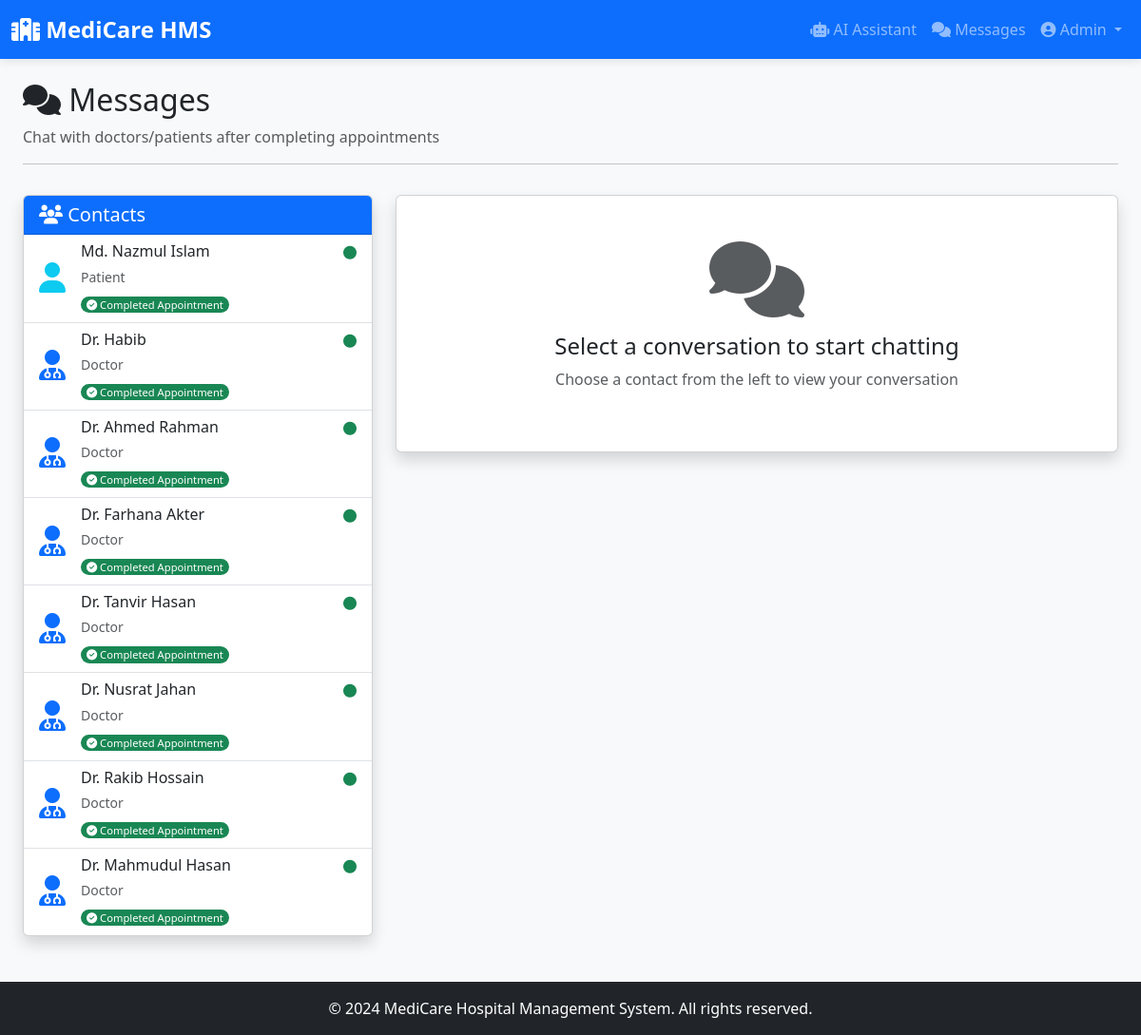
The app's page /chat/ (signed in) with its own data.
### models/user.py (models this page shows, shortened)
class User(UserMixin, db.Model):
    __tablename__ = 'users'
    id = db.Column(db.Integer, primary_key=True)
    name = db.Column(db.String(100), nullable=False)
    email = db.Column(db.String(120), unique=True, nullable=False)
    password = db.Column(db.String(255), nullable=False)
    role = db.Column(db.String(20), nullable=False)  # admin, doctor, patient
    created_at = db.Column(db.DateTime, default=datetime.utcnow)
    is_active = db.Column(db.Boolean, default=True)
    doctor_profile = db.relationship('Doctor', backref='user', uselist=False, cascade='all, delete-orphan')
    patient_profile = db.relationship('Patient', backref='user', uselist=False, cascade='all, delete-orphan')
    notifications = db.relationship('Notification', backref='user', lazy='dynamic', cascade='all, delete-orphan')

### routes/chat.py (the view)
@chat_bp.route('/')
@login_required
def index():
    authorized_contacts = get_authorized_contacts()
    authorized_ids = [c.id for c in authorized_contacts]
    sent = db.session.query(Message.receiver_id).filter_by(sender_id=current_user.id).distinct()
    received = db.session.query(Message.sender_id).filter_by(receiver_id=current_user.id).distinct()
    contact_ids = set([r[0] for r in sent] + [r[0] for r in received])
    if current_user.role != 'admin':
        contact_ids = contact_ids.intersection(set(authorized_ids))
    contact_ids.update(authorized_ids)
    if contact_ids:
        contacts = User.query.filter(User.id.in_(contact_ids)).all()
    else:
        contacts = []
    return render_template('chat.html', contacts=contacts)

### app.py (called while the page is built)
@login_manager.user_loader
def load_user(user_id):
    return User.query.get(int(user_id))

### routes/chat.py (called while the page is built, shortened)
def get_authorized_contacts():
    contacts = []
    if current_user.role == 'patient':
        patient = Patient.query.filter_by(user_id=current_user.id).first()
        if patient:
            completed_appointments = Appointment.query.filter_by(
                patient_id=patient.id,
                status='completed'
            ).all()
            doctor_ids = list(set([apt.doctor_id for apt in completed_appointments]))
            if doctor_ids:
                doctors = Doctor.query.filter(Doctor.id.in_(doctor_ids)).all()
                contacts = [d.user for d in doctors]
    elif current_user.role == 'admin':
        contacts = User.query.filter(User.id != current_user.id).all()
    return contacts

### templates/chat.html (shortened to what this page needs)
{% extends 'base.html' %}
{% block content %}
<div class="container-fluid mt-4">
    <div class="row mb-3">
        <div class="col-12">
            <h2><i class="fas fa-comments"></i> Messages</h2>
            <p class="text-muted">Chat with doctors/patients after completing appointments</p>
            <hr>
        </div>
    </div>
    <div class="row">
        <div class="col-md-4">
            <div class="card shadow">
                <div class="card-header bg-primary text-white">
                    <h5 class="mb-0"><i class="fas fa-users"></i> Contacts</h5>
                </div>
                <div class="list-group list-group-flush">
                    {% if contacts %}
                        {% for contact in contacts %}
                        <a href="{{ url_for('chat.chat_with', user_id=contact.id) }}"
                           class="list-group-item list-group-item-action">
                            <div class="d-flex align-items-center">
                                <div class="me-3">
                                    {% if contact.role == 'doctor' %}
                                    <i class="fas fa-user-md fa-2x text-primary"></i>
                                    {% elif contact.role == 'patient' %}
                                    <i class="fas fa-user fa-2x text-info"></i>
                                    {% else %}
                                    <i class="fas fa-user-shield fa-2x text-success"></i>
                                    {% endif %}
                                </div>
                                <div class="flex-grow-1">
                                    <div class="d-flex w-100 justify-content-between">
                                        <h6 class="mb-1">{{ contact.name }}</h6>
                                        <small class="text-success"><i class="fas fa-circle"></i></small>
                                    </div>
                                    <small class="text-muted">{{ contact.role.title() }}</small>
                                    <div class="mt-1">
                                        <span class="badge bg-success badge-sm">
                                            <i class="fas fa-check-circle"></i> Completed Appointment
                                        </span>
                                    </div>
                                </div>
                            </div>
                        </a>
                        {% endfor %}
                    {% endif %}
                </div>
            </div>
        </div>
        <div class="col-md-8">
            <div class="card shadow">
                <div class="card-body text-center py-5">
                    <i class="fas fa-comments fa-5x text-muted mb-3"></i>
                    <h4>Select a conversation to start chatting</h4>
                    <p class="text-muted">Choose a contact from the left to view your conversation</p>
                </div>
            </div>
        </div>
    </div>
</div>
{% endblock %}

### templates/base.html (shortened to what this page needs)
<!DOCTYPE html>
<html lang="en" data-theme="light">
<head>
    <link href="https://cdn.jsdelivr.net/npm/bootstrap@5.3.0/dist/css/bootstrap.min.css" rel="stylesheet">
    <link rel="stylesheet" href="https://cdnjs.cloudflare.com/ajax/libs/font-awesome/6.4.0/css/all.min.css">
    <link rel="stylesheet" href="{{ url_for('static', filename='css/style.css') }}">
</head>
<body>
    {% if current_user.is_authenticated %}
    <nav class="navbar navbar-expand-lg navbar-dark bg-primary">
        <div class="container-fluid">
            <a class="navbar-brand" href="/">
                <i class="fas fa-hospital"></i> MediCare HMS
            </a>
            <div class="collapse navbar-collapse" id="navbarNav">
                <ul class="navbar-nav ms-auto">
                    <li class="nav-item">
                        <a class="nav-link" href="{{ url_for('ai.assistant') }}">
                            <i class="fas fa-robot"></i> AI Assistant
                        </a>
                    </li>
                    <li class="nav-item">
                        <a class="nav-link" href="{{ url_for('chat.index') }}">
                            <i class="fas fa-comments"></i> Messages
                        </a>
                    </li>
                    <li class="nav-item dropdown">
                        <a class="nav-link dropdown-toggle" href="#" role="button" data-bs-toggle="dropdown">
                            <i class="fas fa-user-circle"></i> {{ current_user.name }}
                        </a>
                    </li>
                </ul>
            </div>
        </div>
    </nav>
    {% endif %}
    <div class="{% if current_user.is_authenticated %}container-fluid{% else %}container{% endif %} mt-4">
        {% block content %}{% endblock %}
    </div>
    <footer class="bg-dark text-white text-center py-3 mt-5">
        <p class="mb-0">&copy; 2024 MediCare Hospital Management System. All rights reserved.</p>
    </footer>
</body>
</html>

### static/CSS/style.css (style rules this page uses)
:root { --primary-color: #0d6efd; --secondary-color: #6c757d; --success-color: #198754; --danger-color: #dc3545; --warning-color: #ffc107; --info-color: #0dcaf0; --light-bg: #f8f9fa; --dark-bg: #212529; }
* { margin: 0; padding: 0; box-sizing: border-box; }
body { font-family: 'Segoe UI', Tahoma, Geneva, Verdana, sans-serif; background: var(--light-bg); transition: background 0.3s ease; }
.card { transition: transform 0.3s ease, box-shadow 0.3s ease; }
.badge { padding: 6px 12px; border-radius: 20px; font-weight: 500; }
.navbar { box-shadow: 0 2px 10px rgba(0, 0, 0, 0.1); }
.navbar-brand { font-weight: 700; font-size: 1.5rem; }
footer { margin-top: auto; }

### templates/chat.html (style rules this page uses)
.list-group-item { transition: background-color 0.2s; }
.badge-sm { font-size: 0.7rem; padding: 3px 6px; }

### records on screen
User: name "Admin"
User: name "Md. Nazmul Islam", role "Patient"
User: name "Dr. Habib", role "Doctor"
User: name "Dr. Ahmed Rahman", role "Doctor"
User: name "Dr. Farhana Akter", role "Doctor"
User: name "Dr. Tanvir Hasan", role "Doctor"
User: name "Dr. Nusrat Jahan", role "Doctor"
User: name "Dr. Rakib Hossain", role "Doctor"
User: name "Dr. Mahmudul Hasan", role "Doctor"
